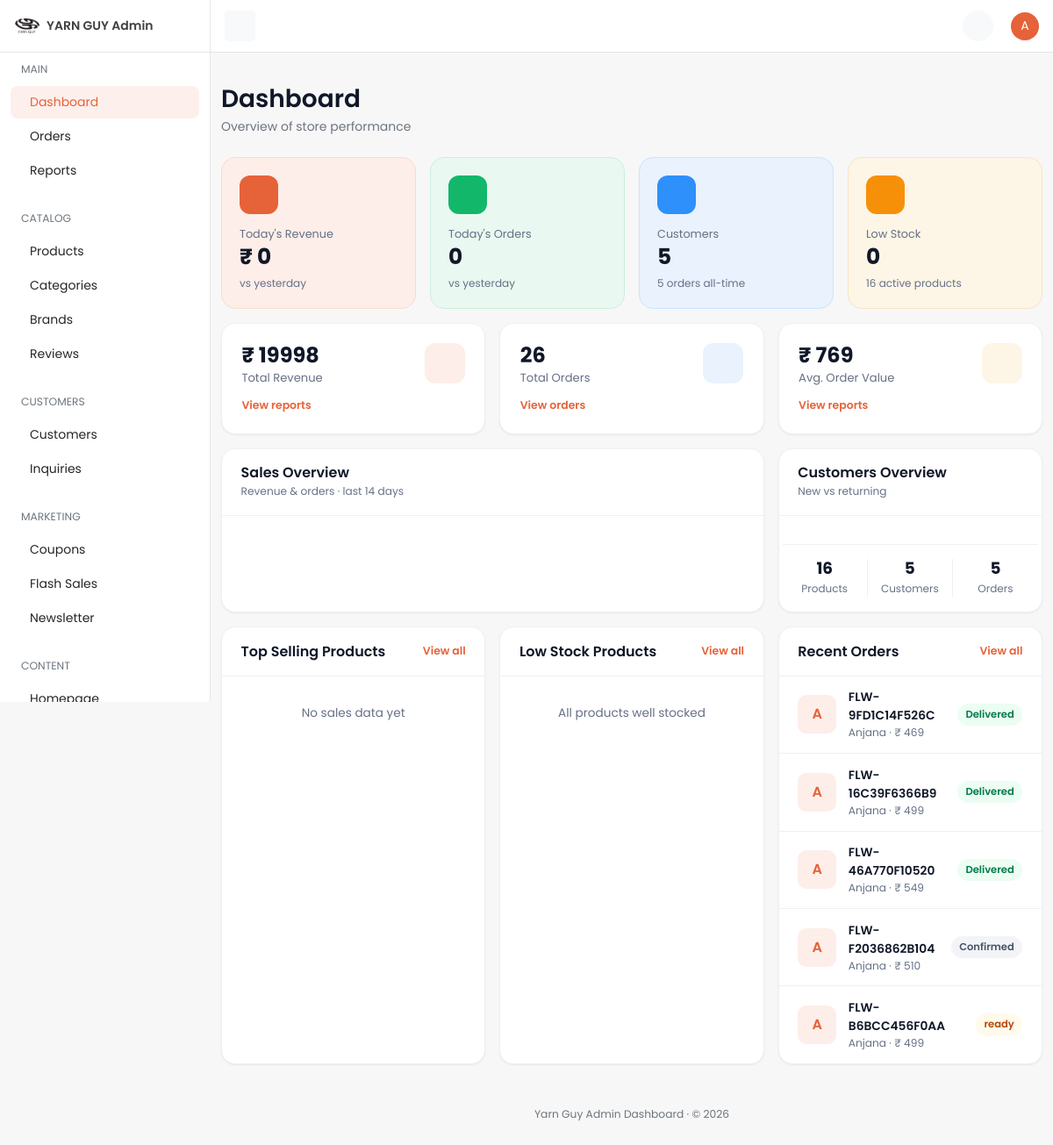
The app's page /dashboard/ (signed in), older data.
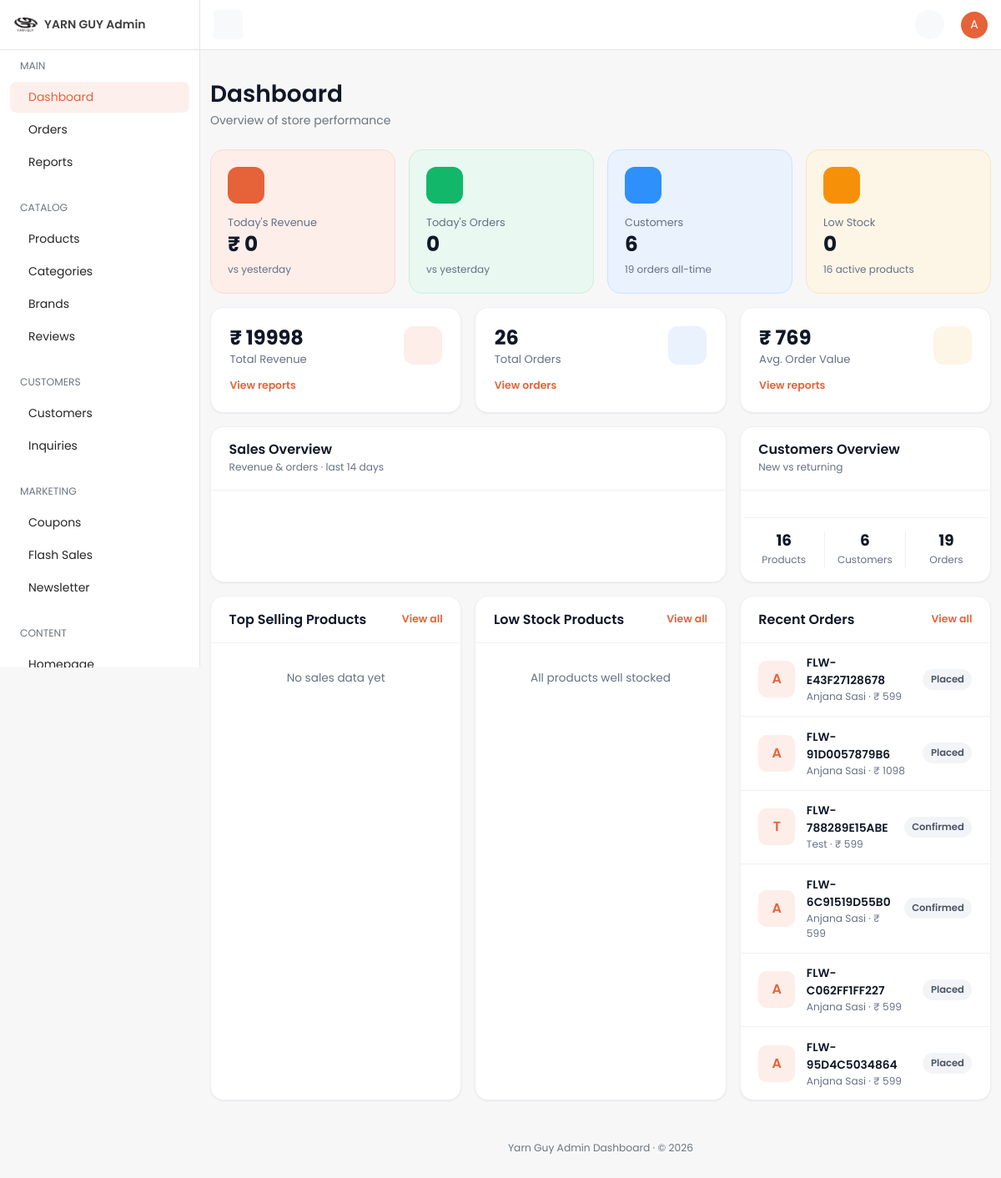
The same page, newer data.
### orders/models.py (models this page shows, shortened)
class Order(TimeStampedModel):
    customer_profile = models.ForeignKey(
        "accounts.CustomerProfile",
        on_delete=models.CASCADE,
        related_name="orders",
        null=True,
        blank=True,
        verbose_name="Customer profile",
        help_text="Owner of this order; null for guest checkout.",
    )
    cart = models.ForeignKey(
        "cart.Cart",
        on_delete=models.SET_NULL,
        null=True,
        blank=True,
        related_name="orders",
        verbose_name="Source cart",
    )
    order_number = models.CharField(
        max_length=32,
        unique=True,
        db_index=True,
        verbose_name="Order number",
        help_text="Human-readable unique order reference.",
    )
    idempotency_key = models.CharField(
        max_length=64,
        unique=True,
        null=True,
        blank=True,
        db_index=True,
        verbose_name="Idempotency key",
        help_text="Client-supplied key preventing duplicate order creation.",
    )
    order_status = models.CharField(
        max_length=20,
        choices=OrderStatus.choices,
        default=OrderStatus.PLACED,
        db_index=True,
        verbose_name="Order status",
    )
    delivery_date = models.DateField(
        null=True,
        blank=True,
        verbose_name="Delivery date",
        db_index=True,
    )
    subtotal = models.DecimalField(max_digits=12, decimal_places=2, default=0)
    coupon_discount = models.DecimalField(max_digits=12, decimal_places=2, default=0)
    delivery_charge = models.DecimalField(max_digits=12, decimal_places=2, default=0)
    total_amount = models.DecimalField(
        max_digits=12,
        decimal_places=2,
        verbose_name="Total amount",
        help_text="Order total in the customer's checkout currency.",
    )
    currency = models.ForeignKey(
        "core.Currency",
        on_delete=models.PROTECT,
        null=True,
        blank=True,
        related_name="orders",
        verbose_name="Currency",
    )
    delivery_address_snapshot = models.JSONField(
        default=dict,
        verbose_name="Delivery address snapshot",
    )
    invoice_details = models.JSONField(default=dict, verbose_name="Invoice details")
    class Meta:
        verbose_name = "Order"
        verbose_name_plural = "Orders"
        indexes = [
            models.Index(
                fields=["customer_profile", "-created_at"],
                name="ord_customer_created_idx",
            ),
            models.Index(fields=["order_status"], name="orders_order_status_idx"),
            models.Index(fields=["idempotency_key"], name="orders_idempotency_key_idx"),
        ]
        ordering = ["-created_at"]

### accounts/models.py (models this page shows, shortened)
class CustomerProfile(TimeStampedModel):
    user = models.OneToOneField(
        settings.AUTH_USER_MODEL,
        on_delete=models.CASCADE,
        related_name="customer_profile",
        verbose_name="User",
        help_text="Linked Django auth user.",
    )
    phone = models.CharField(
        max_length=20,
        blank=True,
        db_index=True,
        verbose_name="Phone number",
        help_text="Customer mobile number used for OTP login.",
    )
    phone_verified = models.BooleanField(
        default=False,
        verbose_name="Phone verified",
        help_text="True after a successful OTP verification for this phone.",
    )
    preferred_language = models.CharField(
        max_length=5,
        choices=settings.LANGUAGES,
        default=settings.LANGUAGE_CODE,
        verbose_name="Preferred language",
        help_text="Customer's preferred storefront language.",
    )
    preferred_currency = models.ForeignKey(
        "core.Currency",
        on_delete=models.PROTECT,
        related_name="customer_profiles",
        verbose_name="Preferred currency",
        help_text="Currency used to display prices for this customer.",
    )
    date_of_birth = models.DateField(
        null=True,
        blank=True,
        verbose_name="Date of birth",
        help_text="Optional date of birth for personalization.",
    )
    default_address = models.ForeignKey(
        "accounts.Address",
        on_delete=models.SET_NULL,
        null=True,
        blank=True,
        related_name="+",
        verbose_name="Default address",
        help_text="Customer's primary delivery address.",
    )
    notify_via_email = models.BooleanField(
        default=True,
        verbose_name="Email notifications",
        help_text="Receive order updates via email.",
    )
    notify_via_sms = models.BooleanField(
        default=True,
        verbose_name="SMS notifications",
        help_text="Receive order updates via SMS.",
    )
    notify_via_whatsapp = models.BooleanField(
        default=False,
        verbose_name="WhatsApp notifications",
        help_text="Receive order updates via WhatsApp.",
    )
    class Meta:
        verbose_name = "Customer profile"
        verbose_name_plural = "Customer profiles"
        indexes = [
            models.Index(fields=["phone"], name="accounts_profile_phone_idx"),
        ]
    def __str__(self) -> str:
        return self.user.get_full_name() or self.user.email or str(self.pk)

### dashboard/views/home.py (the view)
# urls.py: path("", home.home_view, name="home"),
@dashboard_required
@require_GET
def home_view(request: HttpRequest) -> HttpResponse:
    summary = get_admin_dashboard_summary()
    sales_series = selectors.get_sales_series(days=14)
    customer_split = selectors.get_customer_split()
    counts = selectors.get_dashboard_counts()
    totals = DailySalesReport.objects.aggregate(
        revenue=Sum("revenue"),
        orders=Sum("order_count"),
    )
    total_revenue = totals["revenue"] or 0
    total_orders = totals["orders"] or 0
    avg_order_value = (float(total_revenue) / total_orders) if total_orders else 0
    default_currency = Currency.objects.filter(is_default=True).first()
    context = {
        "nav_section": "home",
        "page_title": "Dashboard",
        "currency_symbol": default_currency.symbol if default_currency else "",
        "summary": summary,
        "counts": counts,
        "revenue_delta": _pct_delta(summary["today_revenue"], summary["yesterday_revenue"]),
        "order_delta": _pct_delta(summary["today_order_count"], summary["yesterday_order_count"]),
        "total_revenue": total_revenue,
        "total_orders": total_orders,
        "avg_order_value": avg_order_value,
        "top_products": selectors.get_top_products(limit=5),
        "low_stock": selectors.get_low_stock_products(limit=5),
        "recent_orders": selectors.get_recent_orders(limit=6),
        "sales_series": sales_series,
        "customer_split": customer_split,
    }
    return render(request, "dashboard/home.html", context)

### cart/selectors.py (called while the page is built, shortened)
def get_cart_item_count(*, cart: Cart | None) -> int:
    if cart is None:
        return 0
    total = CartItem.objects.filter(cart=cart).aggregate(total=Sum("quantity"))["total"]
    return int(total or 0)

def get_cart_count(*, request: HttpRequest) -> int:
    cart = get_cart_for_request(request=request)
    return get_cart_item_count(cart=cart)

def get_cart_item_keys(*, request: HttpRequest) -> set[str]:
    cart = get_cart_for_request(request=request)
    if not cart:
        return set()
    return {f"{pid}_{vid}" if vid else f"{pid}" for pid, vid in CartItem.objects.filter(cart=cart).values_list("product_id", "variant_id")}

def _wishlist_items_qs(*, request: HttpRequest):
    from accounts.models import WishlistItem
    if request.user.is_authenticated and hasattr(request.user, "customer_profile"):
        return WishlistItem.objects.filter(
            wishlist__customer_profile=request.user.customer_profile
        )

def get_wishlist_count(*, request: HttpRequest) -> int:
    return _wishlist_items_qs(request=request).count()

### core/services.py (called while the page is built)
def get_site_settings() -> SiteSettings:
    settings, _ = SiteSettings.objects.get_or_create(pk=SITE_SETTINGS_PK)
    return settings

### dashboard/templates/dashboard/home.html (shortened to what the changed rows need)
{% extends "dashboard/base.html" %}
{% load static dashboard_extras %}
{% block page_title %}Dashboard{% endblock %}
{% block content %}
<div class="row g-3 mb-3">
  <div class="col-xl-3 col-md-6">
    <div class="kpi-tile tile-blue">
      <div class="kpi-icon"></div>
      <p class="kpi-label">Customers</p>
      <h3 class="kpi-value">{{ counts.customer_count }}</h3>
      <span class="kpi-sub">{{ counts.order_count }} orders all-time</span>
    </div>
  </div>
</div>
<div class="row g-3 mb-3">
  <div class="col-12 col-lg-4">
    <div class="card h-100">
      <div class="card-body text-center">
        <div class="row overview-stats mt-3">
          <div class="col-4"><h4>{{ counts.customer_count }}</h4><span>Customers</span></div>
          <div class="col-4"><h4>{{ counts.order_count }}</h4><span>Orders</span></div>
        </div>
      </div>
    </div>
  </div>
</div>
<div class="row g-3">
  <div class="col-lg-4">
    <div class="card h-100">
      <div class="card-body p-0">
        {% for order in recent_orders %}
        <div class="list-row">
          <span class="thumb thumb-fallback">{{ order.customer_profile|default:"G"|stringformat:"s"|first|upper }}</span>
          <div class="list-main">
            <a href="{% url 'dashboard:order-detail' order.pk %}" class="list-title link">{{ order.order_number }}</a>
            <p class="list-meta">{{ order.customer_profile|default:"Guest" }} · {{ currency_symbol }} {{ order.total_amount|floatformat:0 }}</p>
          </div>
          <span class="pill {{ order.order_status|status_pill }}">{{ order.get_order_status_display }}</span>
        </div>
        {% empty %}
        <p class="empty-state">No orders yet</p>
        {% endfor %}
      </div>
    </div>
  </div>
</div>
{% endblock %}

Row changes from the older to the newer data that the page shows:
no longer on this page (row unchanged): Order: customer_profile|first "A", order_number "FLW-9FD1C14F526C", customer_profile "Anjana", currency_symbol "₹", total_amount "469", order_status "Delivered"
no longer on this page (row unchanged): Order: customer_profile|first "A", order_number "FLW-16C39F6366B9", customer_profile "Anjana", currency_symbol "₹", total_amount "499", order_status "Delivered"
no longer on this page (row unchanged): Order: customer_profile|first "A", order_number "FLW-46A770F10520", customer_profile "Anjana", currency_symbol "₹", total_amount "549", order_status "Delivered"
no longer on this page (row unchanged): Order: customer_profile|first "A", order_number "FLW-F2036862B104", customer_profile "Anjana", currency_symbol "₹", total_amount "510", order_status "Confirmed"
no longer on this page (row unchanged): Order: customer_profile|first "A", order_number "FLW-B6BCC456F0AA", customer_profile "Anjana", currency_symbol "₹", total_amount "499", order_status "ready"
added Order: customer_profile|first "A", order_number "FLW-E43F27128678", customer_profile "Anjana Sasi", currency_symbol "₹", total_amount "599", order_status "Placed"
added Order: customer_profile|first "A", order_number "FLW-91D0057879B6", customer_profile "Anjana Sasi", currency_symbol "₹", total_amount "1098", order_status "Placed"
added Order: customer_profile|first "T", order_number "FLW-788289E15ABE", customer_profile "Test", currency_symbol "₹", total_amount "599", order_status "Confirmed"
added Order: customer_profile|first "A", order_number "FLW-6C91519D55B0", customer_profile "Anjana Sasi", currency_symbol "₹", total_amount "599", order_status "Confirmed"
added Order: customer_profile|first "A", order_number "FLW-C062FF1FF227", customer_profile "Anjana Sasi", currency_symbol "₹", total_amount "599", order_status "Placed"
added Order: customer_profile|first "A", order_number "FLW-95D4C5034864", customer_profile "Anjana Sasi", currency_symbol "₹", total_amount "599", order_status "Placed"
Text that changed along with them:
{{ counts.customer_count }}: "5" → "6"
{{ counts.order_count }}: "5" → "19"
